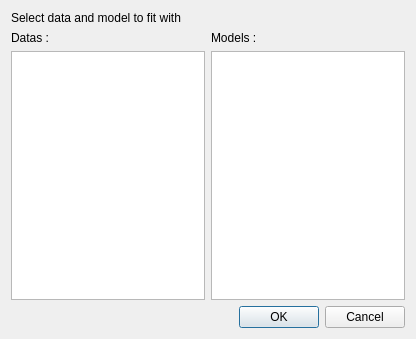
<?xml version="1.0" encoding="UTF-8"?>
<ui version="4.0">
 <class>AddFit_Dialog</class>
 <widget class="QDialog" name="AddFit_Dialog">
  <property name="geometry">
   <rect>
    <x>0</x>
    <y>0</y>
    <width>416</width>
    <height>339</height>
   </rect>
  </property>
  <property name="windowTitle">
   <string>Dialog</string>
  </property>
  <layout class="QGridLayout" name="gridLayout">
   <item row="1" column="0">
    <widget class="QLabel" name="label">
     <property name="text">
      <string>Datas :</string>
     </property>
    </widget>
   </item>
   <item row="2" column="1">
    <widget class="QListWidget" name="listWidget_Models">
     <property name="selectionMode">
      <enum>QAbstractItemView::ExtendedSelection</enum>
     </property>
    </widget>
   </item>
   <item row="1" column="1">
    <widget class="QLabel" name="label_2">
     <property name="text">
      <string>Models :</string>
     </property>
    </widget>
   </item>
   <item row="2" column="0">
    <widget class="QListWidget" name="listWidget_Datas">
     <property name="selectionMode">
      <enum>QAbstractItemView::ExtendedSelection</enum>
     </property>
    </widget>
   </item>
   <item row="3" column="0" colspan="2">
    <widget class="QDialogButtonBox" name="buttonBox">
     <property name="orientation">
      <enum>Qt::Horizontal</enum>
     </property>
     <property name="standardButtons">
      <set>QDialogButtonBox::Cancel|QDialogButtonBox::Ok</set>
     </property>
    </widget>
   </item>
   <item row="0" column="0">
    <widget class="QLabel" name="label_3">
     <property name="text">
      <string>Select data and model to fit with</string>
     </property>
    </widget>
   </item>
  </layout>
 </widget>
 <resources/>
 <connections>
  <connection>
   <sender>buttonBox</sender>
   <signal>accepted()</signal>
   <receiver>AddFit_Dialog</receiver>
   <slot>accept()</slot>
   <hints>
    <hint type="sourcelabel">
     <x>248</x>
     <y>254</y>
    </hint>
    <hint type="destinationlabel">
     <x>157</x>
     <y>274</y>
    </hint>
   </hints>
  </connection>
  <connection>
   <sender>buttonBox</sender>
   <signal>rejected()</signal>
   <receiver>AddFit_Dialog</receiver>
   <slot>reject()</slot>
   <hints>
    <hint type="sourcelabel">
     <x>316</x>
     <y>260</y>
    </hint>
    <hint type="destinationlabel">
     <x>286</x>
     <y>274</y>
    </hint>
   </hints>
  </connection>
 </connections>
</ui>
